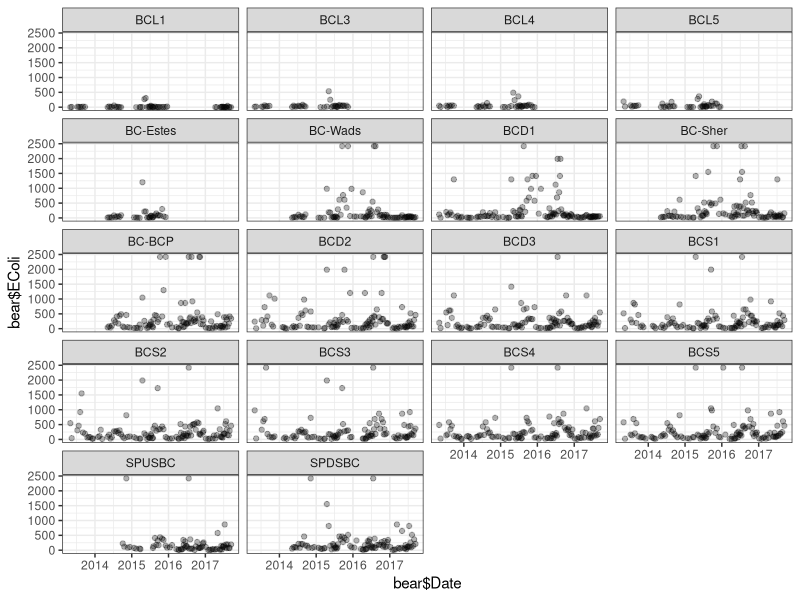
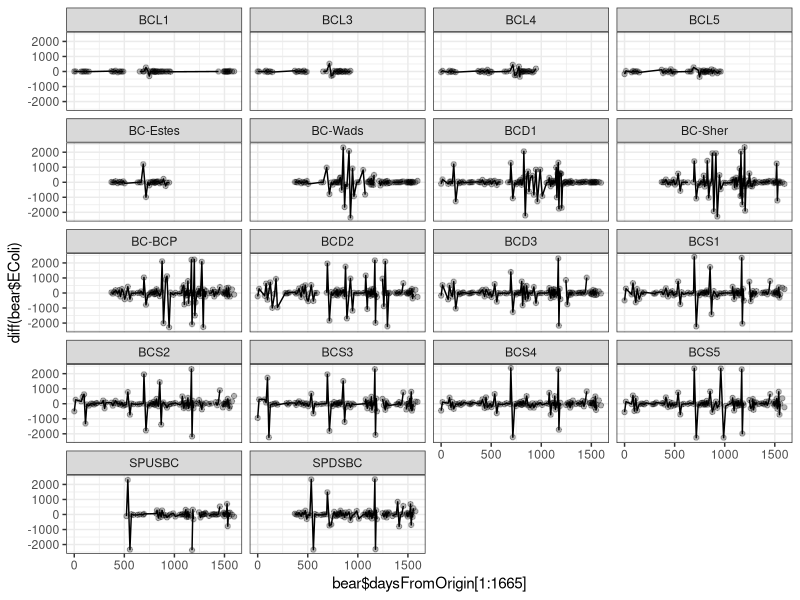
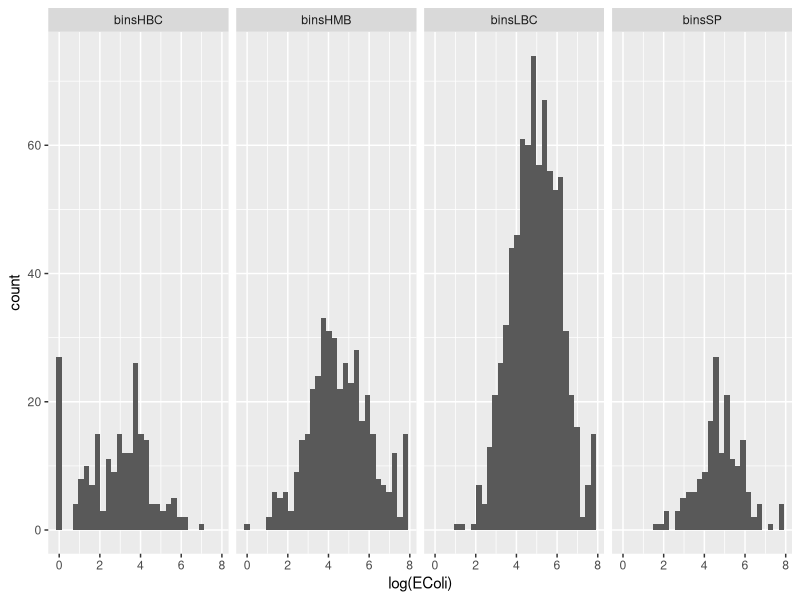
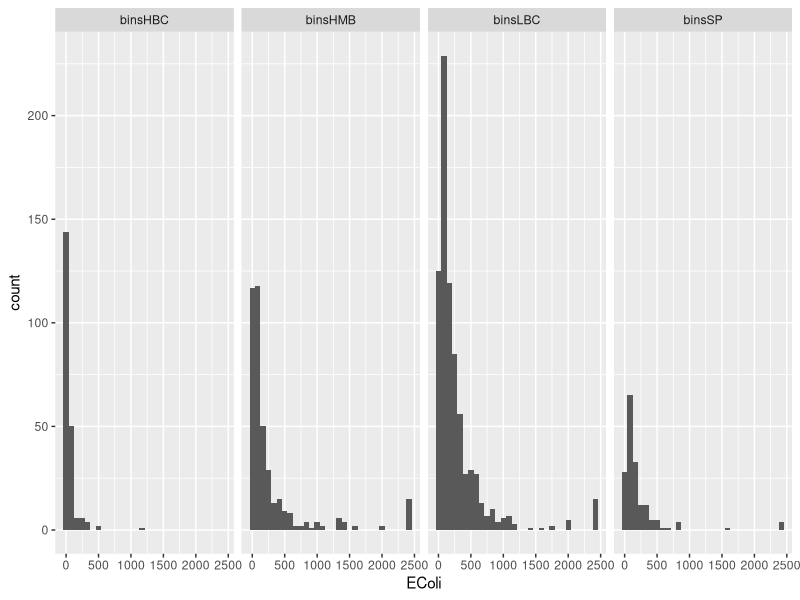

Here is the R script that generated these plots, in order:
library(ggplot2)
library(dplyr)
library(lubridate)

# IMPORTANT IMPORTANT IMPORTANT
TREU = TRUE
# IMPORTANT IMPORTANT IMPORTANT

bear <- read.csv("trimmed2017.csv",header=TRUE)
names(bear)[names(bear) == 'e.coli'] <- 'EColi'
ord <-c("BCL1","BCL3","BCL4","WEC","BCL5","BC-Estes","BC-Wads","BCD1",
        "BC-Sher","BC-BCP","BCD2","BCD3","BCS1","BCS2","BCS3","BCS4",
        "BCS5","SPUSBC","SPDSBC")

bear$Date <- mdy(bear$Date)

bear$daysFromOrigin <- as.duration(interval(bear$Date[1],bear$Date))
bear$daysFromOrigin <- as.numeric(bear$daysFromOrigin, "days")

bear<- transform(bear,Site=factor(Site,levels=ord))


ggplot(bear,aes(x=bear$Date,y=bear$EColi)) +
  geom_point(alpha = 0.3) + facet_wrap(~Site, ncol=4) + theme_bw()

ggplot(data=bear[1:1665,],aes(x=bear$daysFromOrigin[1:1665], y=diff(bear$EColi))) + geom_line() + 
         geom_point(alpha=.3) + facet_wrap(~Site,ncol=4) + theme_bw()

##Create new factors for geographical binning


binsHBC <- ord[1:6]
binsMBC <- ord[7:10]
binsLBC <- ord[11:17]
binsSP <- ord[18:19] 

geo <- c("binsHBC","binsMBC","binsLBC","binsSP")
## Nesting like mama bird but all of her little bird children were horrible
## Cronenberg monsters.

bear %>% mutate(geoBins = 
      ifelse(bear$Site %in% ord[1:6],"binsHBC",
             ifelse(bear$Site %in% ord[7:10],"binsHMB",
                    ifelse(bear$Site %in% ord[11:17],"binsLBC",
                           ifelse(bear$Site %in% ord[18:19],"binsSP",bear$Site))))) -> bear 


## Table for values per site bin above 3 standard deviations
with(bear,table(geoBins))

medianPerBin <- bear %>% group_by(geoBins) %>% summarize(median = median(EColi,na.rm=TREU))
iqrPerBin <- bear %>% group_by(geoBins) %>% summarize(iqr = IQR((EColi),na.rm=TREU))
meanPerBin <- bear %>% group_by(geoBins) %>% summarize(mean = mean(log(EColi),na.rm=TREU))
sdPerBin <- bear %>% group_by(geoBins) %>% summarize(sd = sd(log(EColi),na.rm=TREU))
ggplot(bear, aes(log(EColi))) + geom_histogram() + facet_grid(.~geoBins)
ggplot(bear, aes(EColi)) + geom_histogram() + facet_grid(.~geoBins)

valuesAbove3SD <- c()

valuesAbove3SD[1] <- bear[bear$geoBins==geo[1],] %>%
  filter(EColi >= meanPerBin$mean[1]+3*sdPerBin$sd[1]) %>% 
  summarize(HBC = n())
valuesAbove3SD[2] <- bear[bear$geoBins==geo[2],] %>%
  filter(EColi >= meanPerBin$mean[2]+3*sdPerBin$sd[2]) %>% 
  summarize(MBC = n())
valuesAbove3SD[3] <- bear[bear$geoBins==geo[3],] %>%
  filter(EColi >= meanPerBin$mean[3]+3*sdPerBin$sd[3]) %>% 
  summarize(LBC = n())
valuesAbove3SD[4] <- bear[bear$geoBins==geo[4],] %>%
  filter(EColi >= meanPerBin$mean[4]+3*sdPerBin$sd[4]) %>% 
  summarize(Confluence = n())

valuesAbove3SD[2] <- bear[bear$geoBins==geo[2],] %>%
  filter(EColi >= meanPerBin$mean[2]+3*sdPerBin$sd[2]) %>% 
  summarize(MBC = n())


valuesAbove3SD[3] <- bear[bear$geoBins==geo[3],] %>%
  filter((EColi) >= medianPerBin$median[3]+3*iqrPerBin$iqr[3]) %>% 
  summarize(LBC = n())
